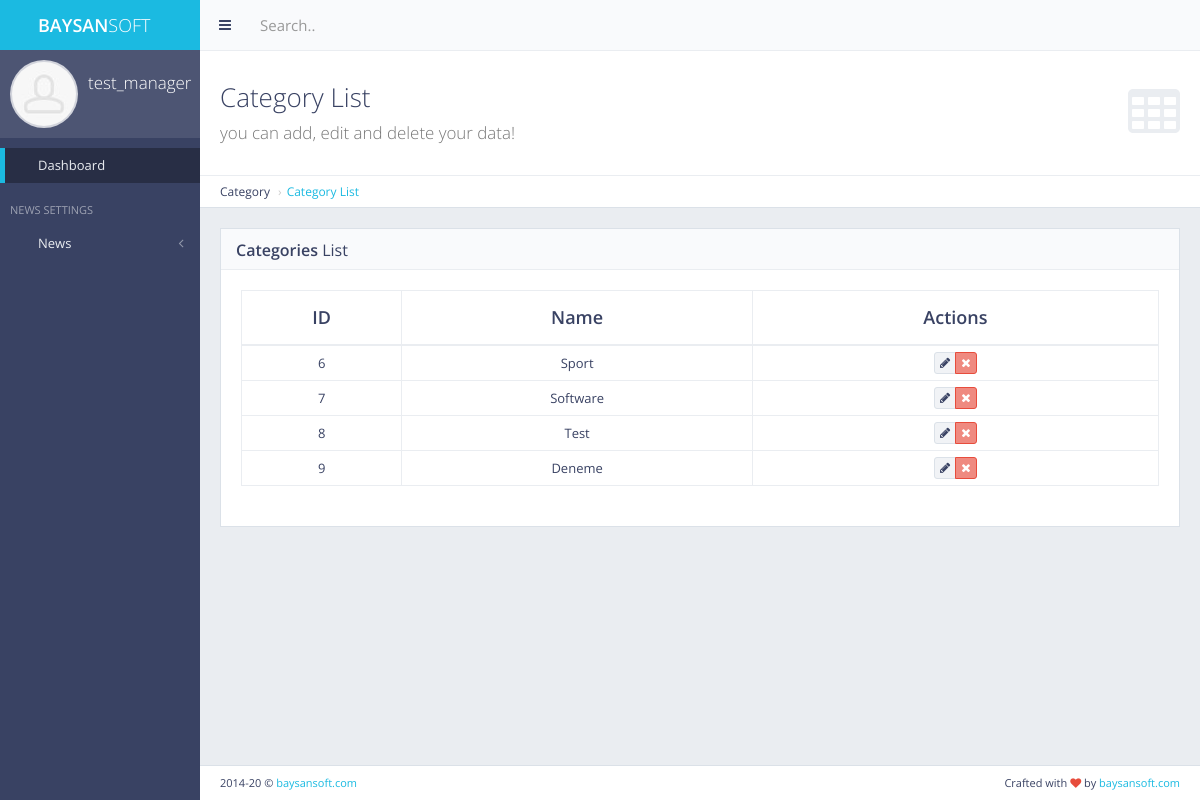
The app's page /panel/category/list/ (signed in) with its own data.
### category/models.py (models this page shows, shortened)
class Category(models.Model):
    name = models.CharField(max_length=255)
    count = models.IntegerField(default=0)
    class Meta:
        verbose_name = "Category"
        verbose_name_plural = "Categories"

### panel/views.py (the view)
# urls.py: path('category/list/', views.category_list, name='category_list'),
def category_list(request):
    if not request.user.is_authenticated:  # eğer mevcut kullanıcı authenticate değilse
        return redirect('main:my_login')
    categories = Category.objects.all()
    context = {
        'categories': categories
    }
    return render(request, 'back/category_list.html', context=context)

### category/context_processor.py (called while the page is built)
def get_categories(request):  # template'a direkt veri yolluyor
    get_categories = Category.objects.all()
    return dict(
        get_categories=get_categories)  # get_categories diyerek direkt template'den çağırabiliriz. Sözlük olarak döndürür.

### main/context_processors.py (called while the page is built)
def get_site_settings(request):
    site = Main.objects.first()
    return dict(site_settings=site)

### main/templatetags/my_auth.py (called while the page is built)
@register.filter(name='has_group')
def has_group(user,group_name):
    return user.groups.filter(name=group_name).exists()

### news/context_processors.py (called while the page is built)
def get_last_news(request):
    get_last_news = News.objects.all().order_by('-date')[:3]
    return dict(get_last_news=get_last_news)

def get_popular_posts(request):  # bu şekilde tek fonksiyon ile 2 veri seti döndürebiliriz
    get_popular_posts = News.objects.all().order_by('-show')
    get_popular_posts_detail = News.objects.all().order_by('-show')[:3]
    get_popular_posts_home = News.objects.all().order_by('-show')[:3]
    return dict(get_popular_posts=get_popular_posts, get_popular_posts_detail=get_popular_posts_detail,
                get_popular_posts_home=get_popular_posts_home)

### subcategory/context_processors.py (called while the page is built)
def get_subcategories(request):
    get_subcategories = SubCategory.objects.all()
    return dict(get_subcategories=get_subcategories)

### trending/context_processors.py (called while the page is built)
def get_trendings(request):
    trendings = Trending.objects.all().filter(is_publish=True).order_by('?')  # bu sayede random getirdik
    return dict(get_trendings=trendings)

### templates/back/category_list.html (shortened to what this page needs)
{% extends 'back/layout.html' %}
{% load static %}
{% block body %}
    <div class="content-header">
        <div class="header-section">
            <h1>
                <i class="fa fa-table"></i>Category List<br><small>you can add, edit and delete your data!</small>
            </h1>
        </div>
    </div>
    <ul class="breadcrumb breadcrumb-top">
        <li>Category</li>
        <li><a href="{% url 'panel:category_list' %}">Category List</a></li>
    </ul>
    <div class="block full">
        <div class="block-title">
            <h2><strong>Categories</strong> List</h2>
        </div>
        <div class="table-responsive">
            <table id="example-datatable" class="table table-vcenter table-condensed table-bordered">
                <thead>
                <tr>
                    <th class="text-center">ID</th>
                    <th class="text-center">Name</th>
                    <th class="text-center">Actions</th>
                </tr>
                </thead>
                <tbody>
                {% for cat in categories %}
                    <tr>
                        <td class="text-center">{{ cat.id }}</td>
                        <td class="text-center">{{ cat.name }}</td>
                        <td class="text-center">
                            <div class="btn-group">
                                <a href="" data-toggle="tooltip" title="Edit"
                                   class="btn btn-xs btn-default"><i class="fa fa-pencil"></i></a>
                                <a href="{% url 'panel:category_delete' pk=cat.pk %}" data-toggle="tooltip"
                                   title="Delete"
                                   class="btn btn-xs btn-danger"><i class="fa fa-times"></i></a>
                            </div>
                        </td>
                    </tr>
                {% endfor %}
                </tbody>
            </table>
        </div>
    </div>
{% endblock body %}

### templates/back/layout.html (shortened to what this page needs)
{% load static %}
{% if user.is_authenticated %}
    <!DOCTYPE html>
    <html class="no-js" lang="en">
    <head>
        <link rel="stylesheet" href="{% static 'back/css/bootstrap.min.css' %}">
        <link rel="stylesheet" href="{% static 'back/css/plugins.css' %}">
        <link rel="stylesheet" href="{% static 'back/css/main.css' %}">
        <link rel="stylesheet" href="{% static 'back/css/themes.css' %}">
        <link rel="stylesheet" href="{% static 'ToastJs/Toast.min.css' %}">
        <link rel="stylesheet" href="{% static 'node_modules/sweetalert2/dist/sweetalert2.min.css' %}">
    </head>
    <body>
    <div id="page-wrapper">
        <div id="page-container" class="sidebar-partial sidebar-visible-lg sidebar-no-animations">
            <div id="sidebar">
                <div id="sidebar-scroll">
                    <div class="sidebar-content">
                        <a href="http://baysansoft.com/" target="_blank" class="sidebar-brand">
                            <i class="gi gi-flash"></i><span
                                class="sidebar-nav-mini-hide"><strong>BAYSAN</strong>SOFT</span>
                        </a>
                        <div class="sidebar-section sidebar-user clearfix sidebar-nav-mini-hide">
                            <div class="sidebar-user-avatar">
                                <a href="page_ready_user_profile.html">
                                    <img src="{% static 'back/img/placeholders/avatars/avatar2.jpg' %}" alt="avatar">
                                </a>
                            </div>
                            <div class="sidebar-user-name">{{ request.user.username }}</div>
                            <div class="sidebar-user-links">
                                <a href="{% url 'main:home' %}" data-toggle="tooltip" data-placement="bottom"
                                   title="Site Home Page"><i class="gi gi-home"></i></a>
                                <a href="{% url 'panel:message_box' %}" data-toggle="tooltip" data-placement="bottom"
                                   title="Message Box"><i class="gi gi-message_plus"></i></a>
                                <a href="page_ready_user_profile.html" data-toggle="tooltip" data-placement="bottom"
                                   title="Profile"><i class="gi gi-user"></i></a>
                                <a href="{% url 'panel:change_password' %}" class="enable-tooltip" data-placement="bottom"
                                   title="Settings"
                                   onclick="$('#modal-user-settings').modal('show');"><i class="gi gi-cogwheel"></i></a>
                                <a href="{% url 'main:my_logout' %}" data-toggle="tooltip" data-placement="bottom"
                                   title="Logout"><i
                                        class="gi gi-exit"></i></a>
                            </div>
                        </div>
                        {% include 'back/includes/sidebar.html' %}
                    </div>
                </div>
            </div>
            <div id="main-container">
                <header class="navbar navbar-default">
                    <ul class="nav navbar-nav-custom">
                        <li>
                            <a href="javascript:void(0)" onclick="App.sidebar('toggle-sidebar');this.blur();">
                                <i class="fa fa-bars fa-fw"></i>
                            </a>
                        </li>
                    </ul>
                    <form action="page_ready_search_results.html" method="post" class="navbar-form-custom">
                        <div class="form-group">
                            <input type="text" id="top-search" name="top-search" class="form-control"
                                   placeholder="Search..">
                        </div>
                    </form>
                </header>
                <div id="page-content">
                    {% block body %}
                    {% endblock body %}
                </div>
                <footer class="clearfix">
                    <div class="pull-right">
                        Crafted with <i class="fa fa-heart text-danger"></i> by <a href="http://baysansoft.com/"
                                                                                   target="_blank">baysansoft.com</a>
                    </div>
                    <div class="pull-left">
                        <span id="year-copy"></span> &copy; <a href="http://baysansoft.com/"
                                                               target="_blank">baysansoft.com</a>
                    </div>
                </footer>
            </div>
        </div>
    </div>
    </body>
    </html>
{% else %}
    <h2>Please Login</h2>
{% endif %}

### records on screen
Category: id "6", name "Sport"
Category: id "7", name "Software"
Category: id "8", name "Test"
Category: id "9", name "Deneme"

### other values on screen
{{ request.user.username }} "test_manager"
